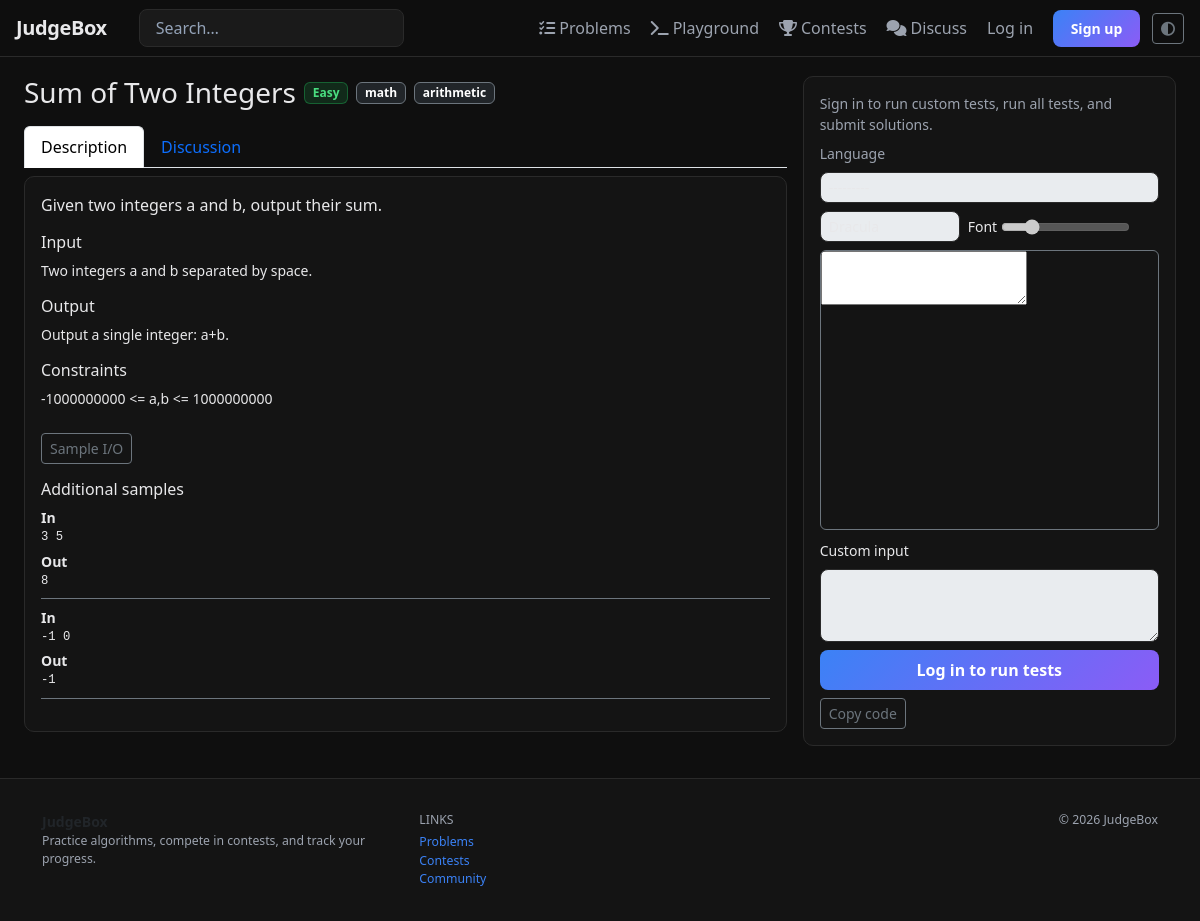
The page /problems/1/ on the database its author committed.
### problems/models.py (models this page shows, shortened)
class Problem(models.Model):
    title = models.CharField(max_length=200)
    slug = models.SlugField(unique=True)  # for cleaner URLs
    statement = models.TextField()
    input_format = models.TextField()
    output_format = models.TextField()
    constraints = models.TextField()
    sample_input = models.TextField()
    sample_output = models.TextField()
    difficulty = models.CharField(
        max_length=10, choices=DIFFICULTY_CHOICES, default="medium", db_index=True
    )
    tags = models.CharField(
        max_length=500,
        blank=True,
        default="",
        help_text="Comma-separated tags",
    )
    created_at = models.DateTimeField(auto_now_add=True)
    discussion_count = models.PositiveIntegerField(default=0)
    class Meta:
        ordering = ["-created_at", "id"]
    def tag_list(self):
        return [t.strip() for t in self.tags.split(",") if t.strip()]

### problems/testcases_model.py (models this page shows)
class TestCase(models.Model):
    problem = models.ForeignKey(Problem, on_delete=models.CASCADE, related_name='testcases')
    order = models.PositiveIntegerField(default=1, db_index=True)
    is_sample = models.BooleanField(default=False, db_index=True)
    is_hidden = models.BooleanField(default=False, db_index=True)
    input_data = models.TextField()
    expected_output = models.TextField()

### problems/views.py (the view)
# urls.py: path("<int:problem_id>/", views.problem_detail, name="problem_detail"),
def problem_detail(request, problem_id):
    problem = get_object_or_404(Problem, id=problem_id)
    form = CodeSubmissionForm()
    recent = []
    if request.user.is_authenticated:
        recent = CodeSubmission.objects.filter(problem=problem, user=request.user).order_by("-submitted_at")[:12]
    return render(
        request,
        "problems/problem_detail.html",
        {
            "problem": problem,
            "form": form,
            "testcases": TestCase.objects.filter(problem=problem, is_hidden=False).order_by("order", "id"),
            "submission": None,
            "recent_submissions": recent,
        },
    )

### compiler/forms.py
class CodeSubmissionForm(forms.ModelForm):
    class Meta:
        model = CodeSubmission
        fields = ['language', 'code', 'input_data']
        widgets = {
            'language': forms.Select(attrs={'id': 'id_language'}),
            'code': forms.Textarea(attrs={'rows': 10}),
            'input_data': forms.Textarea(attrs={'rows': 3}),
        }

### templates/problems/problem_detail.html (shortened to what this page needs)
{% extends "base.html" %}
{% load static %}
{% load widget_tweaks %}
{% url 'login' as login_url %}
{% block extra_css %}
<link rel="stylesheet" href="https://cdnjs.cloudflare.com/ajax/libs/codemirror/5.65.16/codemirror.min.css">
<link rel="stylesheet" href="https://cdnjs.cloudflare.com/ajax/libs/codemirror/5.65.16/theme/dracula.min.css">
<link rel="stylesheet" href="https://cdnjs.cloudflare.com/ajax/libs/codemirror/5.65.16/theme/one-dark.min.css">
<link rel="stylesheet" href="https://cdnjs.cloudflare.com/ajax/libs/codemirror/5.65.16/addon/fold/foldgutter.min.css">
{% endblock %}
{% block content %}
<div class="row g-3 flex-column-reverse flex-xl-row">
  <div class="col-xl-8">
    <div class="d-flex flex-wrap align-items-center gap-2 mb-3">
      <h1 class="h3 mb-0">{{ problem.title }}</h1>
      <span class="badge {% if problem.difficulty == 'easy' %}badge-diff-easy{% elif problem.difficulty == 'hard' %}badge-diff-hard{% else %}badge-diff-medium{% endif %}">{{ problem.get_difficulty_display }}</span>
      {% for t in problem.tag_list %}
      <span class="badge bg-dark border border-secondary">{{ t }}</span>
      {% endfor %}
    </div>
    <ul class="nav nav-tabs mb-2" role="tablist">
      <li class="nav-item"><button class="nav-link active" data-bs-toggle="tab" data-bs-target="#pd-desc" type="button">Description</button></li>
      <li class="nav-item"><button class="nav-link" data-bs-toggle="tab" data-bs-target="#pd-discuss" type="button">Discussion</button></li>
    </ul>
    <div class="tab-content">
      <div class="tab-pane fade show active oj-card p-3" id="pd-desc" role="tabpanel">
        <p>{{ problem.statement|linebreaksbr }}</p>
        <h2 class="h6 mt-3">Input</h2>
        <p class="small">{{ problem.input_format|linebreaksbr }}</p>
        <h2 class="h6">Output</h2>
        <p class="small">{{ problem.output_format|linebreaksbr }}</p>
        <h2 class="h6">Constraints</h2>
        <p class="small">{{ problem.constraints|linebreaksbr }}</p>
        <button class="btn btn-sm btn-outline-secondary mt-2" type="button" data-bs-toggle="collapse" data-bs-target="#pd-sample">Sample I/O</button>
        {% if testcases %}
        <h2 class="h6 mt-3">Additional samples</h2>
        <ul class="list-unstyled small">
          {% for tc in testcases %}
          <li class="mb-2 border-bottom border-secondary pb-2">
            <div><strong>In</strong></div><pre class="mb-1">{{ tc.input_data }}</pre>
            <div><strong>Out</strong></div><pre class="mb-0">{{ tc.expected_output }}</pre>
          </li>
          {% endfor %}
        </ul>
        {% endif %}
      </div>
    </div>
  </div>
  <div class="col-xl-4">
    <div class="oj-card p-3 sticky-top" style="top:88px;">
      {% if user.is_authenticated %}
        <form method="post" action="{% url 'submit_code' problem.id %}" id="submit-form">
          {% csrf_token %}
          <div class="d-flex flex-wrap gap-2 mb-2 align-items-center">
            <label class="small text-muted mb-0" for="id_language">Language</label>
            {{ form.language|add_class:"form-select form-select-sm" }}
          </div>
          <div class="d-flex flex-wrap gap-2 mb-2">
            <select class="form-select form-select-sm" id="cm-theme" style="max-width:140px;" aria-label="Editor theme">
              <option value="dracula">Dracula</option>
              <option value="one-dark">One Dark</option>
              <option value="default">Default</option>
            </select>
            <label class="small d-flex align-items-center gap-1 mb-0">
              <span>Font</span>
              <input type="range" id="cm-font" min="12" max="22" value="14" aria-label="Font size">
            </label>
          </div>
          <div class="cm-shell mb-2 rounded border border-secondary overflow-hidden" style="min-height:280px;">
            <textarea id="code" name="code">{{ form.code.value|default:"" }}</textarea>
          </div>
          <div class="mb-2">
            <label class="form-label small" for="input_data">Custom input</label>
            {{ form.input_data|add_class:"form-control form-control-sm" }}
          </div>
          <div id="ai-review-container" class="mt-2" style="display:none;">
            <div class="alert alert-secondary small mb-2" id="ai-review-output" style="white-space:pre-wrap;"></div>
          </div>
          <div class="d-flex flex-wrap gap-2">
            <button type="submit" name="action" value="custom" class="btn btn-sm btn-oj-outline">Run custom</button>
            <button type="submit" name="action" value="run_all" class="btn btn-sm btn-oj-primary" data-submit-code>Run tests</button>
            <button type="button" id="ai-review-btn" class="btn btn-sm btn-outline-primary">AI review</button>
            <button type="button" class="btn btn-sm btn-outline-secondary" id="share-code">Copy code</button>
          </div>
        </form>
      {% else %}
        <div class="small text-muted mb-2">Sign in to run custom tests, run all tests, and submit solutions.</div>
        <div class="d-flex flex-wrap gap-2 mb-2 align-items-center">
          <label class="small text-muted mb-0" for="id_language">Language</label>
          {{ form.language|add_class:"form-select form-select-sm"|attr:"disabled" }}
        </div>
        <div class="d-flex flex-wrap gap-2 mb-2">
          <select class="form-select form-select-sm" id="cm-theme" style="max-width:140px;" aria-label="Editor theme" disabled>
            <option value="dracula">Dracula</option>
          </select>
          <label class="small d-flex align-items-center gap-1 mb-0">
            <span>Font</span>
            <input type="range" id="cm-font" min="12" max="22" value="14" aria-label="Font size" disabled>
          </label>
        </div>
        <div class="cm-shell mb-2 rounded border border-secondary overflow-hidden" style="min-height:280px;">
          <textarea id="code" name="code" readonly>{{ form.code.value|default:"" }}</textarea>
        </div>
        <div class="mb-2">
          <label class="form-label small" for="input_data">Custom input</label>
          {{ form.input_data|add_class:"form-control form-control-sm"|attr:"disabled" }}
        </div>
        <div class="d-flex flex-wrap gap-2">
          <a class="btn btn-oj-primary w-100" href="{{ login_url }}?next={{ request.get_full_path|urlencode }}">Log in to run tests</a>
          <button type="button" class="btn btn-sm btn-outline-secondary" id="share-code">Copy code</button>
        </div>
      {% endif %}
    </div>
  </div>
</div>
{% endblock %}

### templates/base.html (shortened to what this page needs)
{% load static %}
<!DOCTYPE html>
<html lang="en" data-theme="dark">
<head>
  <link href="https://cdn.jsdelivr.net/npm/bootstrap@5.3.3/dist/css/bootstrap.min.css" rel="stylesheet">
  <link rel="stylesheet" href="https://cdnjs.cloudflare.com/ajax/libs/font-awesome/6.5.2/css/all.min.css">
  <link rel="stylesheet" href="{% static 'css/main.css' %}">
  {% block extra_css %}{% endblock %}
</head>
<body class="d-flex flex-column min-vh-100">
  <nav class="navbar navbar-expand-lg navbar-dark oj-navbar fixed-top" aria-label="Primary">
    <div class="container-fluid px-3">
      <a class="navbar-brand oj-brand" href="{% url 'home' %}">JudgeBox</a>
      <div class="collapse navbar-collapse" id="ojNav">
        <form class="d-flex ms-lg-3 my-2 my-lg-0" role="search" action="{% url 'search' %}" method="get">
          <input id="global-search" class="form-control oj-search-input" type="search" name="q" placeholder="Search…" aria-label="Search" value="{{ request.GET.q|default:'' }}">
        </form>
        <ul class="navbar-nav ms-auto align-items-lg-center gap-lg-1">
          <li class="nav-item"><a class="nav-link" href="{% url 'problem_list' %}"><i class="fa-solid fa-list-check me-1" aria-hidden="true"></i>Problems</a></li>
          <li class="nav-item"><a class="nav-link" href="{% url 'compiler_playground' %}"><i class="fa-solid fa-terminal me-1" aria-hidden="true"></i>Playground</a></li>
          <li class="nav-item"><a class="nav-link" href="{% url 'contest_list' %}"><i class="fa-solid fa-trophy me-1" aria-hidden="true"></i>Contests</a></li>
          <li class="nav-item"><a class="nav-link" href="{% url 'community_list' %}"><i class="fa-solid fa-comments me-1" aria-hidden="true"></i>Discuss</a></li>
          {% if user.is_authenticated %}
          <li class="nav-item"><a class="nav-link" href="{% url 'dashboard' %}"><i class="fa-solid fa-gauge-high me-1" aria-hidden="true"></i>Dashboard</a></li>
          <li class="nav-item dropdown">
            <a class="nav-link dropdown-toggle" href="#" id="userMenu" role="button" data-bs-toggle="dropdown" aria-expanded="false" aria-label="User menu">
              <i class="fa-solid fa-circle-user me-1" aria-hidden="true"></i>{{ user.username }}
            </a>
            <ul class="dropdown-menu dropdown-menu-end bg-dark border-secondary" aria-labelledby="userMenu">
              <li><a class="dropdown-item text-light" href="{% url 'profile' %}">Profile</a></li>
              <li><a class="dropdown-item text-light" href="{% url 'edit_profile' %}">Settings</a></li>
              <li><hr class="dropdown-divider border-secondary"></li>
              <li>
                <form action="{% url 'logout' %}" method="post" class="px-3 py-1">
                  {% csrf_token %}
                  <button type="submit" class="btn btn-link text-light p-0">Log out</button>
                </form>
              </li>
            </ul>
          </li>
          {% else %}
          <li class="nav-item"><a class="nav-link" href="{% url 'login' %}">Log in</a></li>
          <li class="nav-item"><a class="btn btn-oj-primary btn-sm ms-lg-2" href="{% url 'signup' %}">Sign up</a></li>
          {% endif %}
          <li class="nav-item">
            <button type="button" class="btn btn-outline-secondary btn-sm ms-lg-2" data-theme-toggle title="Toggle theme" aria-label="Toggle light or dark theme">
              <i class="fa-solid fa-circle-half-stroke" aria-hidden="true"></i>
            </button>
          </li>
        </ul>
      </div>
    </div>
  </nav>
  <main class="oj-main container-fluid px-3 px-md-4">
    {% block content %}{% endblock %}
  </main>
  <footer class="oj-footer mt-auto">
    <div class="container">
      <div class="row g-3">
        <div class="col-md-4">
          <strong class="text-body">JudgeBox</strong>
          <p class="mb-0 small">Practice algorithms, compete in contests, and track your progress.</p>
        </div>
        <div class="col-md-4">
          <div class="small text-uppercase text-muted mb-1">Links</div>
          <ul class="list-unstyled small mb-0">
            <li><a href="{% url 'problem_list' %}">Problems</a></li>
            <li><a href="{% url 'contest_list' %}">Contests</a></li>
            <li><a href="{% url 'community' %}">Community</a></li>
          </ul>
        </div>
        <div class="col-md-4 text-md-end small">
          <span>&copy; {% now "Y" %} JudgeBox</span>
        </div>
      </div>
    </div>
  </footer>
</body>
</html>

### static/css/main.css (style rules this page uses)
:root { --bg-root: #0f0f0f; --bg-surface: #141414; --bg-elevated: #1a1a1a; --bg-hover: #222; --border: #2a2a2a; --text: #e8e8ea; --text-muted: #9ca3af; --text-faint: #a1a1aa; --accent: #3b82f6; --accent-2: #8b5cf6; --success: #22c55e; --warning: #eab308; --danger: #ef4444; --radius: 10px; --font: "Segoe UI", system-ui, -apple-system, sans-serif; --transition: 0.18s ease; --input-bg: var(--bg-elevated); --input-border: var(--border); --input-text: var(--text); --input-placeholder: #94a3b8; }
*, *::before, *::after { box-sizing: border-box; }
body { font-family: var(--font); background: var(--bg-root); color: var(--text); min-height: 100vh; display: flex; flex-direction: column; }
.text-muted { color: var(--text-muted) !important; }
a { color: var(--accent); text-decoration: none; transition: color var(--transition); }
.oj-main { flex: 1; padding-top: 76px; padding-bottom: 2rem; }
.oj-navbar { background: rgba(15, 15, 15, 0.92); backdrop-filter: blur(10px); border-bottom: 1px solid var(--border); z-index: 1030; }
.oj-navbar .nav-link { color: var(--text-muted) !important; padding: 0.5rem 0.75rem; border-radius: 8px; transition: background var(--transition), color var(--transition); }
.oj-brand { font-weight: 700; letter-spacing: -0.02em; color: var(--text) !important; }
.oj-search-input { background: var(--bg-elevated); border: 1px solid var(--border); color: var(--input-text); border-radius: 999px; padding: 0.4rem 1rem; min-width: 160px; max-width: 280px; transition: border-color var(--transition), box-shadow var(--transition); }
.oj-search-input::placeholder { color: var(--input-placeholder) !important; opacity: 1 !important; }
.oj-card { background: var(--bg-surface); border: 1px solid var(--border); border-radius: var(--radius); transition: border-color var(--transition), transform var(--transition), box-shadow var(--transition); }
.badge-diff-easy { background: rgba(34, 197, 94, 0.15); color: #4ade80; border: 1px solid rgba(34, 197, 94, 0.35); }
.btn-oj-primary { background: linear-gradient(135deg, var(--accent), var(--accent-2)); border: none; color: #fff; font-weight: 600; border-radius: 8px; padding: 0.5rem 1.1rem; transition: filter var(--transition), transform 0.1s ease; }
.form-control, .form-select { background: var(--input-bg); border: 1px solid var(--input-border); color: var(--input-text); border-radius: 8px; }
.form-control::placeholder, .form-select::placeholder { color: var(--input-placeholder) !important; opacity: 1 !important; }
.oj-footer { border-top: 1px solid var(--border); padding: 2rem 0; margin-top: auto; background: var(--bg-surface); color: var(--text-muted); font-size: 0.875rem; }

### rows shown on the page
Problem: title "Sum of Two Integers", difficulty "Easy", statement "Given two integers a and b, output their sum.", input_format "Two integers a and b separated by space.", output_format "Output a single integer: a+b.", constraints "-1000000000 <= a,b <= 1000000000"
TestCase: input_data "3 5", expected_output "8"
TestCase: input_data "-1 0", expected_output "-1"

### other values the page prints
{{ t }} "math" "arithmetic"
